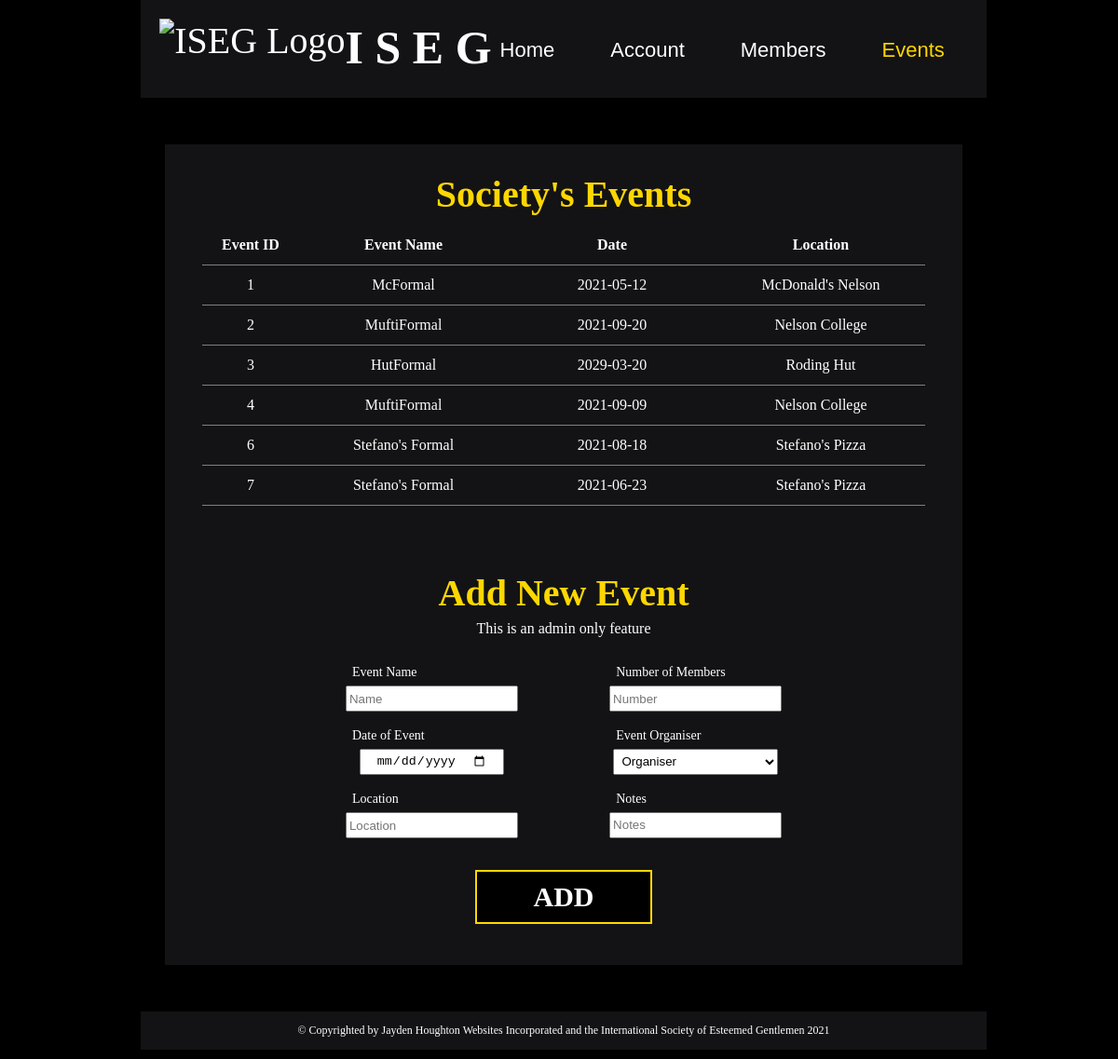
/events.php (signed in), run on the app's committed database.
### tables this page shows
CREATE TABLE `events` (
  `event_id` int(30) NOT NULL,
  `name` varchar(30) NOT NULL,
  `date` varchar(30) NOT NULL,
  `location` varchar(50) NOT NULL,
  `members_number` int(20) NOT NULL,
  `organiser` int(30) DEFAULT NULL,
  `notes` varchar(255) NOT NULL
);

### events.php (the view, shortened to what this page needs)
<?php
include"conn.php";
?>
<!DOCTYPE HTML>
<html lang = "en">
	<head>
		<link rel = "stylesheet" type = "text/css" href = "stylesheet.css">
	</head>
	<body>
		<div id = "wrapper">
			<header>
				<img src="Images/Logo_2.png" alt="ISEG Logo" id="nav_image" height="65" align="left";>
				<h1 style="padding-top:2px;">I S E G</h1>
				<ul>
					<li> <a href = "index.php">Home</a>
					<li> <a href = "account.php">Account</a>
					<li> <a href = "members.php">Members</a>
					<li> <a href = "events.php" style="color:#FFD700;">Events</a>
				</ul>
			</header>
			<div class="ws1"></div>
			<div class="ws2"></div>
			<article style="margin:auto;">
				<div  class="form_header" style="margin-top:50px;">
					<div>
						<h3>Society's Events</h3>
						<table style="margin:auto;" border=1 frame=below rules=rows cellpadding=12px;>
							<tr>
							    <th width="80">Event ID</th>
							    <th width="200">Event Name</th>
							    <th width="200">Date</th>
							    <th width="200">Location</th>
							</tr>
							<?php
							    $sql=$conn->query("select * from events");
							    while($row=$sql->fetch_array())
							    {
							    ?>
							<tr>
							    <td><?php echo $row['event_id'];?></td>
							    <td><?php echo $row['name'];?></td>
							    <td><?php echo $row['date'];?></td>
							    <td><?php echo $row['location'];?></td>
							</tr>
							<?php } ?>
						</table>
					</div>
				</div>
				<?php
				if($_SESSION["Rank"] == "Admin"){
				?>
					<div class="form_header">
						<div>
							<h3 style="margin-bottom:-10px;">Add New Event</h3>
							<p>This is an admin only feature</p>
						</div>
						  <form name="EventForm" method="post" action="" enctype="multipart/form-data">
							<div>
								<div style="width:30%; display:inline-block; float:left; padding-left:130px;">
									<p class="form_names" style="padding-left:31px;">Event Name</p>
									<div class="form_element"><input name="Name" type="text" required="required" class="textfield" placeholder="Name"></div>
									<p class="form_names" style="padding-left:31px;">Date of Event</p>
									<div class="form_element"><input name="Date" type="date" required="required" class="textfield" placeholder="Date" style="padding:1px 16px 1px 16px;"></div>
									<p class="form_names" style="padding-left:31px;">Location</p>
									<div class="form_element"><input name="Location" type="text" required="required" class="textfield" placeholder="Location"></div>
								</div>
								<div style="width:30%; display:inline-block; float:right; padding-right:130px;">
									<p class="form_names" style="padding-left:31px;">Number of Members</p>
									<div class="form_element"><input name="MembersNumber" type="number" required="required" class="textfield" placeholder="Number"></div>
									<p class="form_names" style="padding-left:31px;">Event Organiser</p>
									<div>
										<select name="SelectMember" style="padding:4.4px; width:177px; margin-top:4px; margin-bottom:4px;" required="required">
											<option>Organiser</option>
										</select>
									</div>
									<p class="form_names" style="padding-left:31px;">Notes</p>
									<div class="form_element"><input name="Notes" type="text" class="textfield" placeholder="Notes"></div>
								</div>
							</div>
							<div style="padding-top:220px;" class="form_element"><input name="AddEvent" type="submit" class="form_button" value="ADD"></div>
						</form>
					</div>
				<?php
				}
				?>
			</article>
			<footer style="margin-top:50px;">
				<p> © Copyrighted by Jayden Houghton Websites Incorporated and the International Society of Esteemed Gentlemen 2021
			</footer>
		</div>
	</body>
</html>

### stylesheet.css (style rules this page uses)
.form_header { text-align:center; margin:auto; background-color:#131315ff; padding:20px 40px 40px 40px; }
.form_element { text-align:center; padding:4px; }
.textfield { height:22px; }
.form_names { text-align:left; margin-bottom:2px; padding-left:162px; font-size:14px; }
.form_button { padding:10px 20px; background-color:black; border:2px solid #FFD700; width:190px; margin:auto; color:white; font-size:30px; font-family: Arial Narrow; font-weight:bold; margin-top:14px; }
#nav_image { padding-left:10px; padding-top:10px; padding-bottom:10px; }
a:link { color:white; font-family:arial; text-decoration:none; font-size:22px; }
ul { margin:0px; padding:5px; text-align:right; margin-top:-95px; }
li { display:inline; padding-left:30px; padding-right:10px; }
header { display:block; color:white; background-color:#131315ff; padding:10px; font-size:40px; font-family:times new roman; text-align:center; }
.ws1 { grid-area:ws1; }
.ws2 { grid-area:ws2; }
article { grid-area:article; font-family:verdana; margin-top:10px; color:white; background-color:black; text-align:justify; }
footer { grid-area:footer; background-color:#131315ff; color: white; text-align:center; height: 40px; padding-top:1px; margin-top:50px; margin-bottom:-10px; margin:auto; font-size:12px; bottom:-14px; width:100%; }
h1 { font-size:50px; font-family:arial narrow; text-align:left; margin-left:100px; margin-top:10px; }
h3 { color:#FFD700; font-size:40px; font-family: Arial Narrow; text-align:center; margin-top:10px; margin-bottom:10px; }

### events.php (style rules this page uses)
#wrapper { margin:-8px; margin-right:-18px; padding-bottom:10px; background-color:black; box-sizing:border-box; min-width:700px; display:grid; grid-template-columns:1fr 3fr 1fr; grid-template-rows:auto; grid-template-areas: "ws1 header ws2" "ws1 intro ws2" "ws1 article ws2" "ws1 footer ws2"; }
li { padding-left:30px; padding-right:30px; }
@media only screen and (max-width: 1400px) { #wrapper { margin:-8px; margin-right:-18px; background-color:black; box-sizing:border-box; min-width:700px; display:grid; grid-template-columns:1fr 6fr 1fr; grid-template-rows:auto; grid-template-areas: "ws1 header ws2" "ws1 intro ws2" "ws1 article ws2" "ws1 footer ws2"; } }
@media only screen and (max-width: 1400px) { li { padding-left:20px; padding-right:30px; } }

### data on the page
events: event_id "1", name "McFormal", date "2021-05-12", location "McDonald's Nelson"
events: event_id "2", name "MuftiFormal", date "2021-09-20", location "Nelson College"
events: event_id "3", name "HutFormal", date "2029-03-20", location "Roding Hut"
events: event_id "4", name "MuftiFormal", date "2021-09-09", location "Nelson College"
events: event_id "6", name "Stefano's Formal", date "2021-08-18", location "Stefano's Pizza"
events: event_id "7", name "Stefano's Formal", date "2021-06-23", location "Stefano's Pizza"
